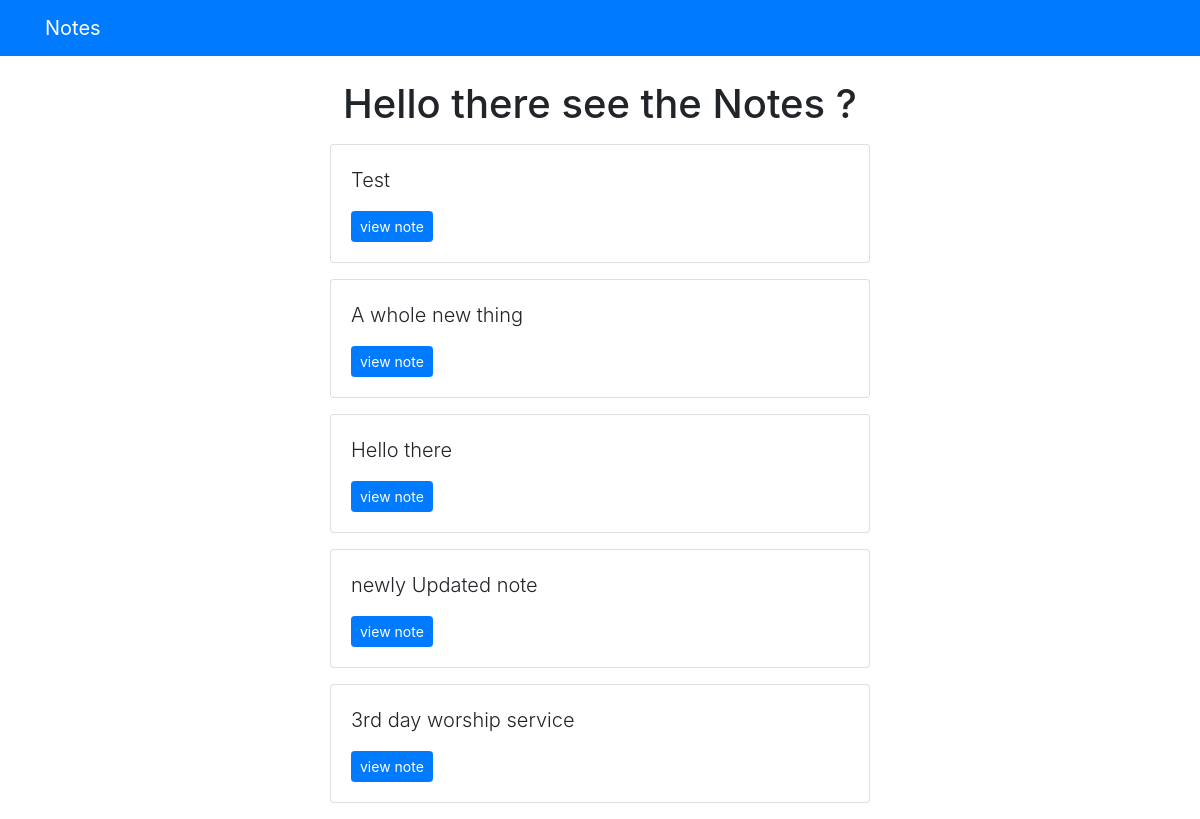
Before: /notes/ with the older database file.
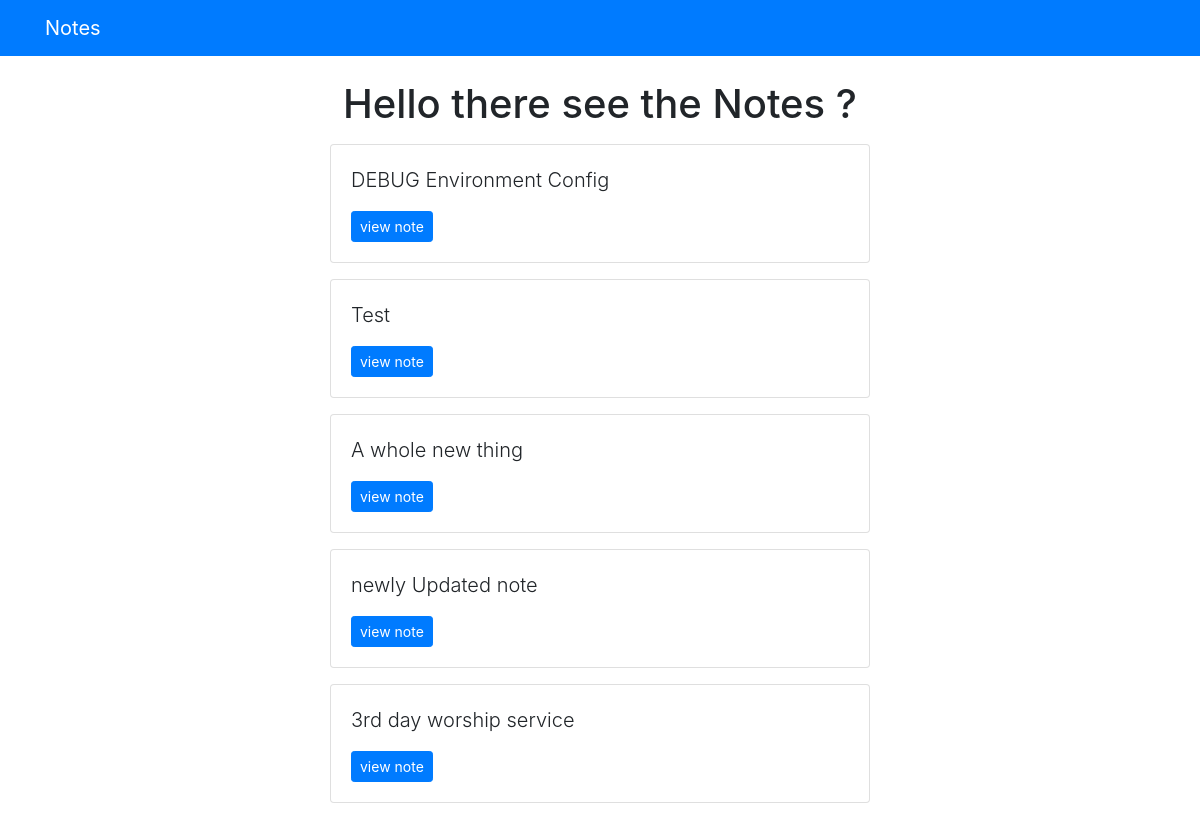
After: the same page with the newer database file.
### notes/models.py (models this page shows, shortened)
class Title(models.Model):
    title_text = models.CharField(max_length=200)
    pub_date = models.DateTimeField(auto_now_add=True)

### notes/views.py (the view)
# urls.py: path('', views.index, name='index'),
def index(request):
    latest_title_list = Title.objects.order_by("-pub_date")[:5]
    template = loader.get_template("notes/index.html")
    context = {"latest_title_list": latest_title_list}
    return render(request, "notes/index.html", context)

### notes/templates/notes/index.html
{% extends 'base.html' %}
{% block content %}
  <h1 class="text-center mb-3">Hello there see the Notes ? </h1>
  {% if latest_title_list %}
    {% for title in latest_title_list %}
      <div class="card mb-3">
        <div class="card-body">
            <p class="lead">{{title.title_text}}</p>
            <a href="{% url 'notes:detail' title.id %}" class="btn btn-primary btn-sm">view note</a>
        </div>
      </div>
    {% endfor %}
  {% else %}
    <p>No Notes available</p>
  {% endif %}
{% endblock %}

Changed rows visible on the page:
removed Title: title_text "Hello there"
added Title: title_text "DEBUG Environment Config"
